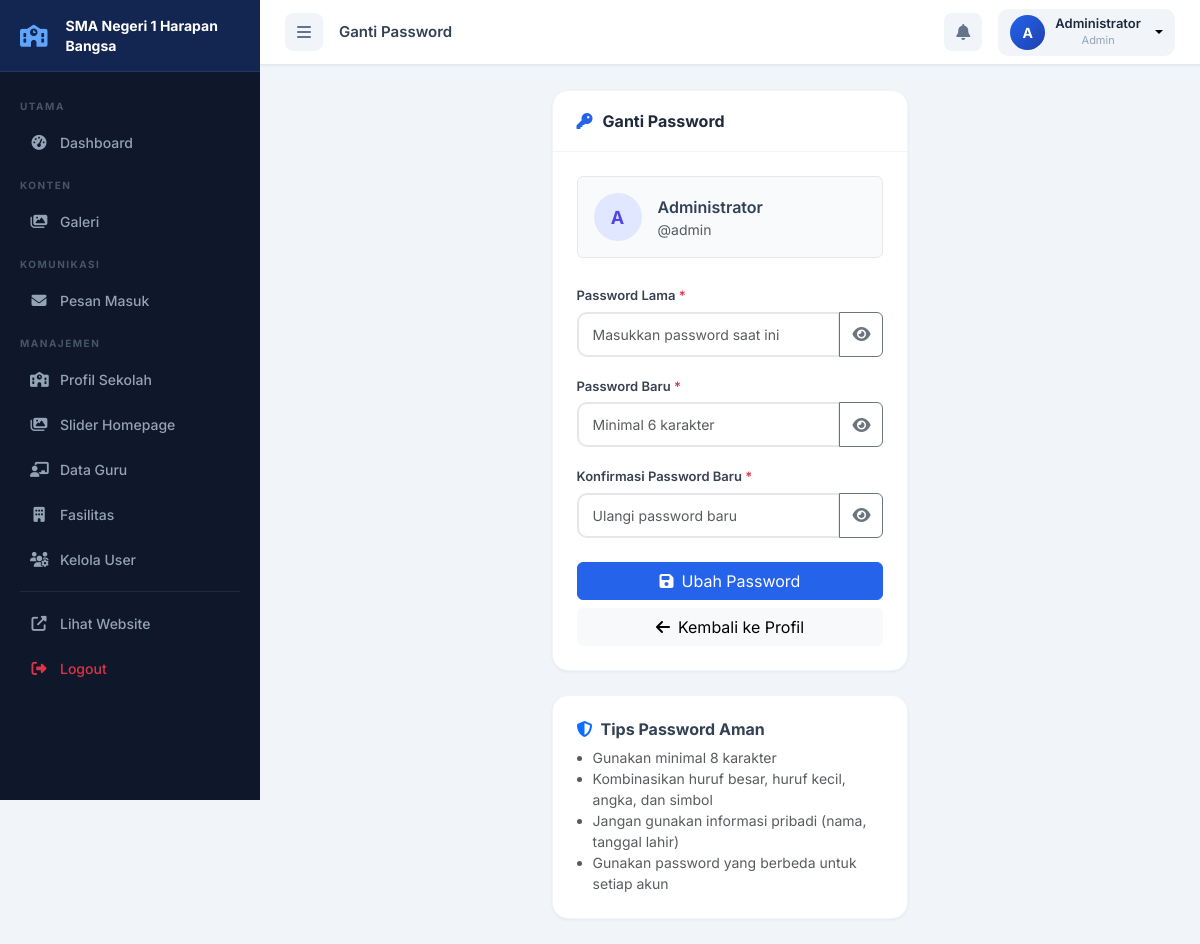
The page /admin/ganti-password.php (signed in) on the database its author committed.
### tables this page shows
CREATE TABLE profil_sekolah (
    id INT(11) PRIMARY KEY AUTO_INCREMENT,
    nama_sekolah VARCHAR(200) NOT NULL,
    npsn VARCHAR(20),
    sejarah TEXT,
    visi TEXT,
    misi TEXT,
    alamat_lengkap TEXT,
    telepon VARCHAR(20),
    email VARCHAR(100),
    website VARCHAR(100),
    logo VARCHAR(255) DEFAULT 'logo-sekolah.png',
    foto_gedung VARCHAR(255),
    kepala_sekolah_nama VARCHAR(100),
    kepala_sekolah_foto VARCHAR(255),
    tahun_berdiri YEAR,
    akreditasi VARCHAR(5),
    updated_at TIMESTAMP DEFAULT CURRENT_TIMESTAMP ON UPDATE CURRENT_TIMESTAMP,
    diedit_oleh INT(11) NULL DEFAULT NULL,
    CONSTRAINT fk_profil_diedit FOREIGN KEY (diedit_oleh) REFERENCES users(id) ON DELETE SET NULL
);

CREATE TABLE users (
    id INT(11) PRIMARY KEY AUTO_INCREMENT,
    username VARCHAR(50) UNIQUE NOT NULL,
    password VARCHAR(255) NOT NULL,
    nama_lengkap VARCHAR(100) NOT NULL,
    email VARCHAR(100) UNIQUE NOT NULL,
    role ENUM('admin', 'staff') DEFAULT 'staff',
    foto_profil VARCHAR(255) DEFAULT 'default-avatar.png',
    status ENUM('aktif', 'nonaktif') DEFAULT 'aktif',
    created_at TIMESTAMP DEFAULT CURRENT_TIMESTAMP,
    updated_at TIMESTAMP DEFAULT CURRENT_TIMESTAMP ON UPDATE CURRENT_TIMESTAMP
);

### config/database.php (called while the page is built, shortened)
<?php
$conn = mysqli_connect(DB_HOST, DB_USER, DB_PASS, DB_NAME);
mysqli_set_charset($conn, "utf8mb4");
function query($query) {
    global $conn;
    return mysqli_query($conn, $query);
}
function fetch($query) {
    $result = query($query);
    return mysqli_fetch_assoc($result);
}
function clean($string) {
    return htmlspecialchars($string, ENT_QUOTES, 'UTF-8');
}
?>

### config/config.php (called while the page is built, shortened)
<?php
require_once __DIR__ . '/database.php';
function isAdmin() {
    return isset($_SESSION['role']) && $_SESSION['role'] == 'admin';
}
?>

### admin/ganti-password.php (the view, shortened to what this page needs)
<?php
$page_title  = 'Ganti Password';
$active_menu = '';
include __DIR__ . '/includes/header.php';
$id     = (int)$_SESSION['user_id'];
$user   = fetch("SELECT * FROM users WHERE id = $id");
?>
<div class="row justify-content-center">
    <div class="col-lg-5">
        <div class="admin-card">
            <div class="admin-card-header">
                <div class="admin-card-title"><i class="fas fa-key"></i> Ganti Password</div>
            </div>
            <div class="admin-card-body">
                <div class="d-flex align-items-center gap-3 mb-4 p-3 rounded" style="background:#f8fafc; border:1px solid #e5e7eb;">
                    <div style="width:48px; height:48px; background:#e0e7ff; border-radius:50%; display:flex; align-items:center; justify-content:center; font-weight:700; color:#4f46e5; font-size:18px; flex-shrink:0;">
                        <?php echo strtoupper(substr($user['nama_lengkap'], 0, 1)); ?>
                    </div>
                    <div>
                        <div class="fw-semibold"><?php echo clean($user['nama_lengkap']); ?></div>
                        <div class="text-muted small">@<?php echo clean($user['username']); ?></div>
                    </div>
                </div>
                <form method="POST">
                    <div class="mb-3">
                        <label class="form-label">Password Lama <span class="text-danger">*</span></label>
                        <div class="input-group">
                            <input type="password" name="password_lama" id="passLama" class="form-control" placeholder="Masukkan password saat ini" required>
                            <button type="button" class="btn btn-outline-secondary" onclick="togglePass('passLama','eyeLama')"><i class="fas fa-eye" id="eyeLama"></i></button>
                        </div>
                    </div>
                    <div class="mb-3">
                        <label class="form-label">Password Baru <span class="text-danger">*</span></label>
                        <div class="input-group">
                            <input type="password" name="password_baru" id="passBaru" class="form-control" placeholder="Minimal 6 karakter" required>
                            <button type="button" class="btn btn-outline-secondary" onclick="togglePass('passBaru','eyeBaru')"><i class="fas fa-eye" id="eyeBaru"></i></button>
                        </div>
                    </div>
                    <div class="mb-4">
                        <label class="form-label">Konfirmasi Password Baru <span class="text-danger">*</span></label>
                        <div class="input-group">
                            <input type="password" name="konfirmasi_password" id="passKonfirm" class="form-control" placeholder="Ulangi password baru" required>
                            <button type="button" class="btn btn-outline-secondary" onclick="togglePass('passKonfirm','eyeKonfirm')"><i class="fas fa-eye" id="eyeKonfirm"></i></button>
                        </div>
                    </div>
                    <div class="d-grid gap-2">
                        <button type="submit" class="btn btn-primary">
                            <i class="fas fa-save me-2"></i>Ubah Password
                        </button>
                        <a href="<?php echo SITE_URL; ?>/admin/profil-saya.php" class="btn btn-light">
                            <i class="fas fa-arrow-left me-2"></i>Kembali ke Profil
                        </a>
                    </div>
                </form>
            </div>
        </div>
        <div class="admin-card mt-4">
            <div class="admin-card-body">
                <h6 class="fw-bold mb-2"><i class="fas fa-shield-alt text-primary me-2"></i>Tips Password Aman</h6>
                <ul class="small text-muted mb-0 ps-3">
                    <li>Gunakan minimal 8 karakter</li>
                    <li>Kombinasikan huruf besar, huruf kecil, angka, dan simbol</li>
                    <li>Jangan gunakan informasi pribadi (nama, tanggal lahir)</li>
                    <li>Gunakan password yang berbeda untuk setiap akun</li>
                </ul>
            </div>
        </div>
    </div>
</div>
<?php include __DIR__ . '/includes/footer.php'; ?>

### admin/includes/header.php (shortened to what this page needs)
<?php
require_once __DIR__ . '/../../config/config.php';
$profil = fetch("SELECT * FROM profil_sekolah LIMIT 1");
$current_user = fetch("SELECT * FROM users WHERE id = " . (int)$_SESSION['user_id']);
?>
<!DOCTYPE html>
<html lang="id">
<head>
    <link href="https://cdn.jsdelivr.net/npm/bootstrap@5.3.0/dist/css/bootstrap.min.css" rel="stylesheet">
    <link rel="stylesheet" href="https://cdnjs.cloudflare.com/ajax/libs/font-awesome/6.4.0/css/all.min.css">
    <link rel="stylesheet" href="<?php echo SITE_URL; ?>/admin/assets/admin.css">
</head>
<body>
    <div class="sidebar" id="sidebar">
        <div class="sidebar-header">
            <i class="fas fa-school me-2" style="flex-shrink:0;"></i>
            <span><?php echo clean($profil['nama_sekolah'] ?? 'Admin Panel'); ?></span>
        </div>
        <nav class="sidebar-nav">
            <div class="nav-label">Utama</div>
            <a href="<?php echo SITE_URL; ?>/admin/index.php" class="nav-item <?php echo ($active_menu ?? '') == 'dashboard' ? 'active' : ''; ?>">
                <i class="fas fa-tachometer-alt"></i><span>Dashboard</span>
            </a>
            <div class="nav-label">Konten</div>
            <a href="<?php echo SITE_URL; ?>/admin/galeri/index.php" class="nav-item <?php echo ($active_menu ?? '') == 'galeri' ? 'active' : ''; ?>">
                <i class="fas fa-images"></i><span>Galeri</span>
            </a>
            <div class="nav-label">Komunikasi</div>
            <a href="<?php echo SITE_URL; ?>/admin/kontak/index.php" class="nav-item <?php echo ($active_menu ?? '') == 'kontak' ? 'active' : ''; ?>">
                <i class="fas fa-envelope"></i><span>Pesan Masuk</span>
            </a>
            <?php if (isAdmin()): ?>
            <div class="nav-label">Manajemen</div>
            <a href="<?php echo SITE_URL; ?>/admin/profil/index.php" class="nav-item <?php echo ($active_menu ?? '') == 'profil' ? 'active' : ''; ?>">
                <i class="fas fa-school"></i><span>Profil Sekolah</span>
            </a>
            <a href="<?php echo SITE_URL; ?>/admin/slider/index.php" class="nav-item <?php echo ($active_menu ?? '') == 'slider' ? 'active' : ''; ?>">
                <i class="fas fa-images"></i><span>Slider Homepage</span>
            </a>
            <a href="<?php echo SITE_URL; ?>/admin/guru/index.php" class="nav-item <?php echo ($active_menu ?? '') == 'guru' ? 'active' : ''; ?>">
                <i class="fas fa-chalkboard-teacher"></i><span>Data Guru</span>
            </a>
            <a href="<?php echo SITE_URL; ?>/admin/fasilitas/index.php" class="nav-item <?php echo ($active_menu ?? '') == 'fasilitas' ? 'active' : ''; ?>">
                <i class="fas fa-building"></i><span>Fasilitas</span>
            </a>
            <a href="<?php echo SITE_URL; ?>/admin/users/index.php" class="nav-item <?php echo ($active_menu ?? '') == 'users' ? 'active' : ''; ?>">
                <i class="fas fa-users-cog"></i><span>Kelola User</span>
            </a>
            <?php endif; ?>
            <div class="nav-divider"></div>
            <a href="<?php echo SITE_URL; ?>" target="_blank" class="nav-item">
                <i class="fas fa-external-link-alt"></i><span>Lihat Website</span>
            </a>
            <a href="<?php echo SITE_URL; ?>/admin/logout.php" class="nav-item text-danger btn-logout-confirm">
                <i class="fas fa-sign-out-alt"></i><span>Logout</span>
            </a>
        </nav>
    </div>
    <div class="main-content" id="mainContent">
        <nav class="top-navbar">
            <div class="d-flex align-items-center gap-3">
                <button class="btn-sidebar-toggle" id="sidebarToggle">
                    <i class="fas fa-bars"></i>
                </button>
                <div class="breadcrumb-nav">
                    <?php echo isset($page_title) ? clean($page_title) : 'Dashboard'; ?>
                </div>
            </div>
            <div class="d-flex align-items-center gap-3">
                <a href="<?php echo SITE_URL; ?>/admin/kontak/index.php" class="top-nav-icon position-relative">
                    <i class="fas fa-bell"></i>
                </a>
                <div class="dropdown">
                    <button class="user-btn dropdown-toggle" data-bs-toggle="dropdown">
                        <div class="user-avatar">
                            <?php echo strtoupper(substr($current_user['nama_lengkap'] ?? 'A', 0, 1)); ?>
                        </div>
                        <div class="user-info d-none d-md-block">
                            <div class="user-name"><?php echo clean($current_user['nama_lengkap'] ?? ''); ?></div>
                            <div class="user-role"><?php echo ucfirst($current_user['role'] ?? ''); ?></div>
                        </div>
                    </button>
                </div>
            </div>
        </nav>
        <div class="page-content">

### admin/assets/admin.css (style rules this page uses)
:root { --sidebar-width: 260px; --sidebar-bg: #0f172a; --sidebar-hover: #1e293b; --sidebar-active: #2563eb; --navbar-height: 65px; --primary: #2563eb; --success: #10b981; --warning: #f59e0b; --danger: #ef4444; --info: #3b82f6; }
* { box-sizing: border-box; margin: 0; padding: 0; }
body { font-family: 'Inter', sans-serif; background: #f1f5f9; color: #334155; min-height: 100vh; display: flex; }
.sidebar { width: var(--sidebar-width); height: 100vh; background: var(--sidebar-bg); position: fixed; top: 0; left: 0; z-index: 1000; display: flex; flex-direction: column; transition: transform 0.3s ease; overflow: hidden; }
.sidebar-header { padding: 16px 20px; display: flex; align-items: center; gap: 10px; color: white; font-weight: 700; font-size: 14px; line-height: 1.4; border-bottom: 1px solid rgba(255,255,255,0.08); min-height: var(--navbar-height); background: rgba(37,99,235,0.2); flex-shrink: 0; word-break: break-word; }
.sidebar-header i { color: #60a5fa; font-size: 22px; }
.sidebar-nav { padding: 15px 0 30px; flex: 1; overflow-y: auto; overflow-x: hidden; scrollbar-width: thin; scrollbar-color: rgba(255,255,255,0.15) transparent; }
.nav-label { padding: 12px 20px 5px; font-size: 10px; font-weight: 700; letter-spacing: 1.5px; text-transform: uppercase; color: #475569; }
.nav-item { display: flex; align-items: center; gap: 12px; padding: 11px 20px; color: #94a3b8; text-decoration: none; font-size: 14px; font-weight: 500; transition: all 0.2s ease; position: relative; margin: 2px 10px; border-radius: 8px; }
.nav-item i { width: 18px; text-align: center; font-size: 15px; flex-shrink: 0; }
.nav-divider { height: 1px; background: rgba(255,255,255,0.08); margin: 10px 20px; }
.main-content { margin-left: var(--sidebar-width); flex: 1; min-height: 100vh; display: flex; flex-direction: column; transition: margin-left 0.3s ease; }
.top-navbar { height: var(--navbar-height); background: white; border-bottom: 1px solid #e2e8f0; display: flex; align-items: center; justify-content: space-between; padding: 0 25px; position: sticky; top: 0; z-index: 999; box-shadow: 0 1px 3px rgba(0,0,0,0.05); }
.btn-sidebar-toggle { width: 38px; height: 38px; border: none; background: #f1f5f9; border-radius: 8px; color: #64748b; font-size: 16px; cursor: pointer; transition: all 0.2s; }
.breadcrumb-nav { font-weight: 600; color: #334155; font-size: 15px; }
.top-nav-icon { width: 38px; height: 38px; display: flex; align-items: center; justify-content: center; background: #f1f5f9; border-radius: 8px; color: #64748b; text-decoration: none; transition: all 0.2s; }
.user-btn { display: flex; align-items: center; gap: 10px; background: #f1f5f9; border: none; border-radius: 10px; padding: 6px 12px; cursor: pointer; transition: all 0.2s; }
.user-avatar { width: 35px; height: 35px; background: linear-gradient(135deg, var(--primary), #1e40af); color: white; border-radius: 50%; display: flex; align-items: center; justify-content: center; font-weight: 700; font-size: 14px; }
.user-name { font-size: 13px; font-weight: 600; color: #1e293b; line-height: 1.2; }
.user-role { font-size: 11px; color: #94a3b8; }
.page-content { padding: 25px; flex: 1; }
.admin-card { background: white; border-radius: 16px; border: 1px solid #f1f5f9; box-shadow: 0 1px 3px rgba(0,0,0,0.06); overflow: hidden; }
.admin-card-header { padding: 18px 24px; border-bottom: 1px solid #f1f5f9; display: flex; align-items: center; justify-content: space-between; }
.admin-card-title { font-size: 16px; font-weight: 700; color: #1e293b; display: flex; align-items: center; gap: 10px; }
.admin-card-title i { color: var(--primary); }
.admin-card-body { padding: 24px; }
.btn-primary { background: var(--primary); border-color: var(--primary); }
.form-label { font-size: 13px; font-weight: 600; color: #374151; margin-bottom: 6px; }
.form-control, .form-select { border: 2px solid #e5e7eb; border-radius: 10px; padding: 10px 14px; font-size: 14px; transition: border-color 0.3s; }

### rows shown on the page
profil_sekolah: nama_sekolah "SMA Negeri 1 Harapan Bangsa"
users: nama_lengkap "A", nama_lengkap "Administrator", role "Admin", username "admin"

### other values the page prints
$page_title "Ganti Password"
